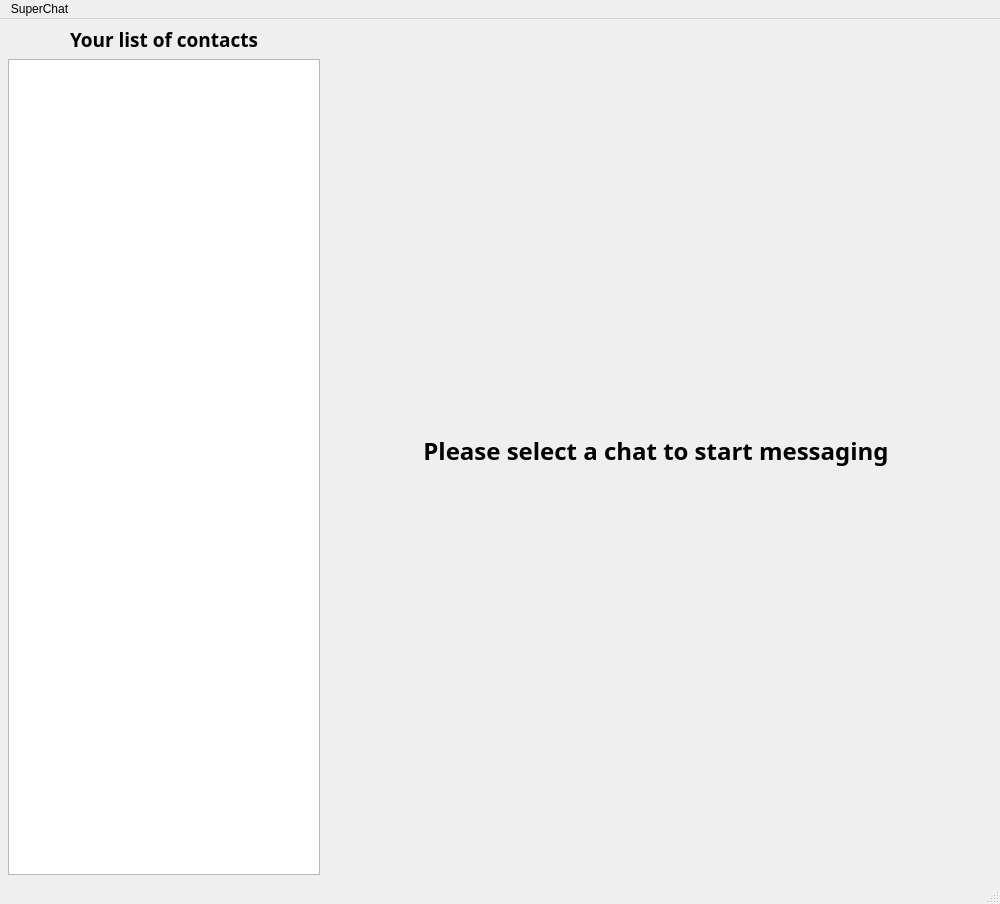
<?xml version="1.0" encoding="UTF-8"?>
<ui version="4.0">
 <class>SuperChat</class>
 <widget class="QMainWindow" name="SuperChat">
  <property name="geometry">
   <rect>
    <x>0</x>
    <y>0</y>
    <width>1000</width>
    <height>904</height>
   </rect>
  </property>
  <property name="sizePolicy">
   <sizepolicy hsizetype="Preferred" vsizetype="Preferred">
    <horstretch>0</horstretch>
    <verstretch>0</verstretch>
   </sizepolicy>
  </property>
  <property name="minimumSize">
   <size>
    <width>1000</width>
    <height>904</height>
   </size>
  </property>
  <property name="maximumSize">
   <size>
    <width>1000</width>
    <height>904</height>
   </size>
  </property>
  <property name="windowTitle">
   <string>MainWindow</string>
  </property>
  <widget class="QWidget" name="background_panel">
   <widget class="QListWidget" name="contacts_lb">
    <property name="geometry">
     <rect>
      <x>8</x>
      <y>40</y>
      <width>312</width>
      <height>816</height>
     </rect>
    </property>
    <property name="minimumSize">
     <size>
      <width>312</width>
      <height>816</height>
     </size>
    </property>
    <property name="maximumSize">
     <size>
      <width>312</width>
      <height>816</height>
     </size>
    </property>
    <property name="resizeMode">
     <enum>QListView::Adjust</enum>
    </property>
   </widget>
   <widget class="QLabel" name="select_chat_st">
    <property name="geometry">
     <rect>
      <x>328</x>
      <y>416</y>
      <width>656</width>
      <height>32</height>
     </rect>
    </property>
    <property name="minimumSize">
     <size>
      <width>656</width>
      <height>32</height>
     </size>
    </property>
    <property name="maximumSize">
     <size>
      <width>656</width>
      <height>32</height>
     </size>
    </property>
    <property name="font">
     <font>
      <family>Adobe Caslon Pro Bold</family>
      <pointsize>18</pointsize>
      <weight>75</weight>
      <bold>true</bold>
     </font>
    </property>
    <property name="text">
     <string>Please select a chat to start messaging</string>
    </property>
    <property name="alignment">
     <set>Qt::AlignCenter</set>
    </property>
   </widget>
   <widget class="QLabel" name="contacts_st">
    <property name="enabled">
     <bool>true</bool>
    </property>
    <property name="geometry">
     <rect>
      <x>8</x>
      <y>8</y>
      <width>312</width>
      <height>24</height>
     </rect>
    </property>
    <property name="sizePolicy">
     <sizepolicy hsizetype="Preferred" vsizetype="Preferred">
      <horstretch>0</horstretch>
      <verstretch>0</verstretch>
     </sizepolicy>
    </property>
    <property name="minimumSize">
     <size>
      <width>312</width>
      <height>24</height>
     </size>
    </property>
    <property name="maximumSize">
     <size>
      <width>312</width>
      <height>24</height>
     </size>
    </property>
    <property name="font">
     <font>
      <family>Adobe Caslon Pro Bold</family>
      <pointsize>14</pointsize>
      <weight>75</weight>
      <bold>true</bold>
      <strikeout>false</strikeout>
     </font>
    </property>
    <property name="autoFillBackground">
     <bool>false</bool>
    </property>
    <property name="text">
     <string>Your list of contacts</string>
    </property>
    <property name="alignment">
     <set>Qt::AlignCenter</set>
    </property>
   </widget>
  </widget>
  <widget class="QMenuBar" name="menubar">
   <property name="geometry">
    <rect>
     <x>0</x>
     <y>0</y>
     <width>1000</width>
     <height>21</height>
    </rect>
   </property>
   <widget class="QMenu" name="menuFile">
    <property name="title">
     <string>SuperChat</string>
    </property>
    <widget class="QMenu" name="optionsMenu">
     <property name="title">
      <string>Options</string>
     </property>
     <addaction name="serverItem"/>
    </widget>
    <addaction name="addContactItem"/>
    <addaction name="optionsMenu"/>
    <addaction name="helpItem"/>
    <addaction name="aboutItem"/>
    <addaction name="separator"/>
    <addaction name="exitItem"/>
   </widget>
   <addaction name="menuFile"/>
  </widget>
  <widget class="QStatusBar" name="statusbar"/>
  <action name="actionServer">
   <property name="text">
    <string>Server</string>
   </property>
  </action>
  <action name="addContactItem">
   <property name="text">
    <string>Add Contact</string>
   </property>
  </action>
  <action name="actionAbout">
   <property name="text">
    <string>About</string>
   </property>
  </action>
  <action name="helpItem">
   <property name="text">
    <string>Help</string>
   </property>
  </action>
  <action name="aboutItem">
   <property name="text">
    <string>About</string>
   </property>
  </action>
  <action name="exitItem">
   <property name="text">
    <string>Exit</string>
   </property>
  </action>
  <action name="serverItem">
   <property name="text">
    <string>Server</string>
   </property>
  </action>
 </widget>
 <resources/>
 <connections/>
</ui>
